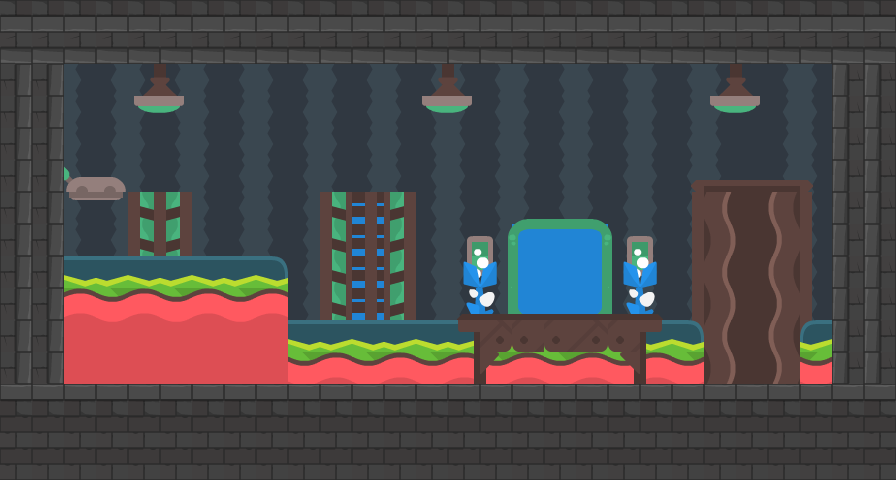

This game map was drawn from its Tiled (.tmx) file and the tilesets committed beside it. A one-line description and the trimmed map source follow:
An orthogonal 28x15 tile map with 32x32 px tiles, 9 tile layers (bd, bgWall2, bgWall1, bgWall0, ...).

<map version="1.4" tiledversion="1.4.2" orientation="orthogonal" renderorder="right-down" width="28" height="15" tilewidth="32" tileheight="32" infinite="0" nextlayerid="10" nextobjectid="1">
 <tileset firstgid="1" name="Tilemap_3" tilewidth="32" tileheight="32" tilecount="1056" columns="44">
  <image source="../../tiles/myTiles/Tilemap_3.png" width="1408" height="768" />
 </tileset>
 <layer id="6" name="bd" width="28" height="15">
  <data>[420 cells, 10 non-empty, 1 distinct tile ids]</data>
 </layer>
 <layer id="4" name="bgWall2" width="28" height="15">
  <data>[420 cells, 56 non-empty, 11 distinct tile ids]</data>
 </layer>
 <layer id="5" name="bgWall1" width="28" height="15">
  <data>[420 cells, 240 non-empty, 16 distinct tile ids]</data>
 </layer>
 <layer id="8" name="bgWall0" width="28" height="15">
  <data>[420 cells, 23 non-empty, 7 distinct tile ids]</data>
 </layer>
 <layer id="2" name="bgTile" width="28" height="15">
  <data>[420 cells, 95 non-empty, 18 distinct tile ids]</data>
 </layer>
 <layer id="9" name="Tile Layer 9" width="28" height="15">
  <data>[420 cells, 76 non-empty, 5 distinct tile ids]</data>
 </layer>
 <layer id="3" name="furniture02" width="28" height="15">
  <data>[420 cells, 83 non-empty, 36 distinct tile ids]</data>
 </layer>
 <layer id="7" name="furniture01" width="28" height="15">
  <data>[420 cells, 8 non-empty, 1 distinct tile ids]</data>
 </layer>
 <layer id="1" name="platforms" width="28" height="15">
  <data>[420 cells, 180 non-empty, 3 distinct tile ids]</data>
 </layer>
</map>
